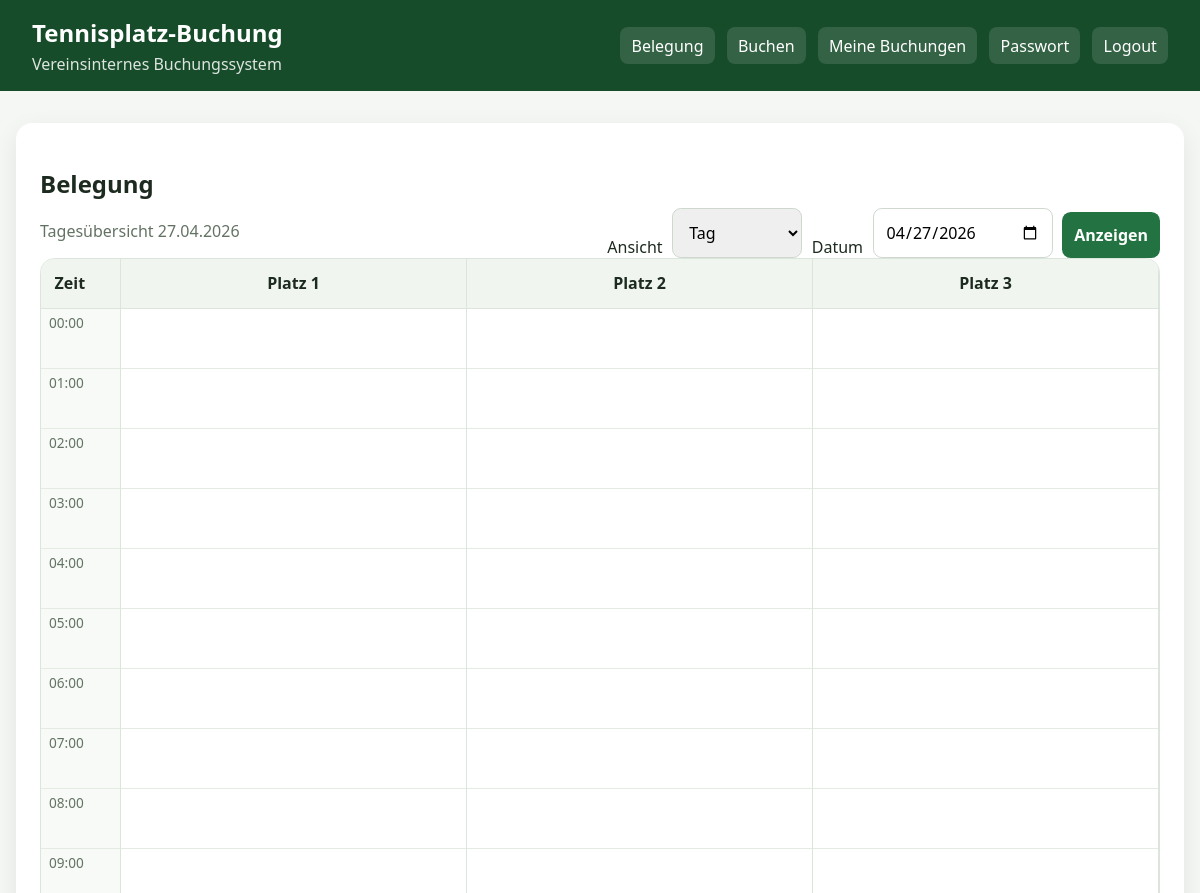
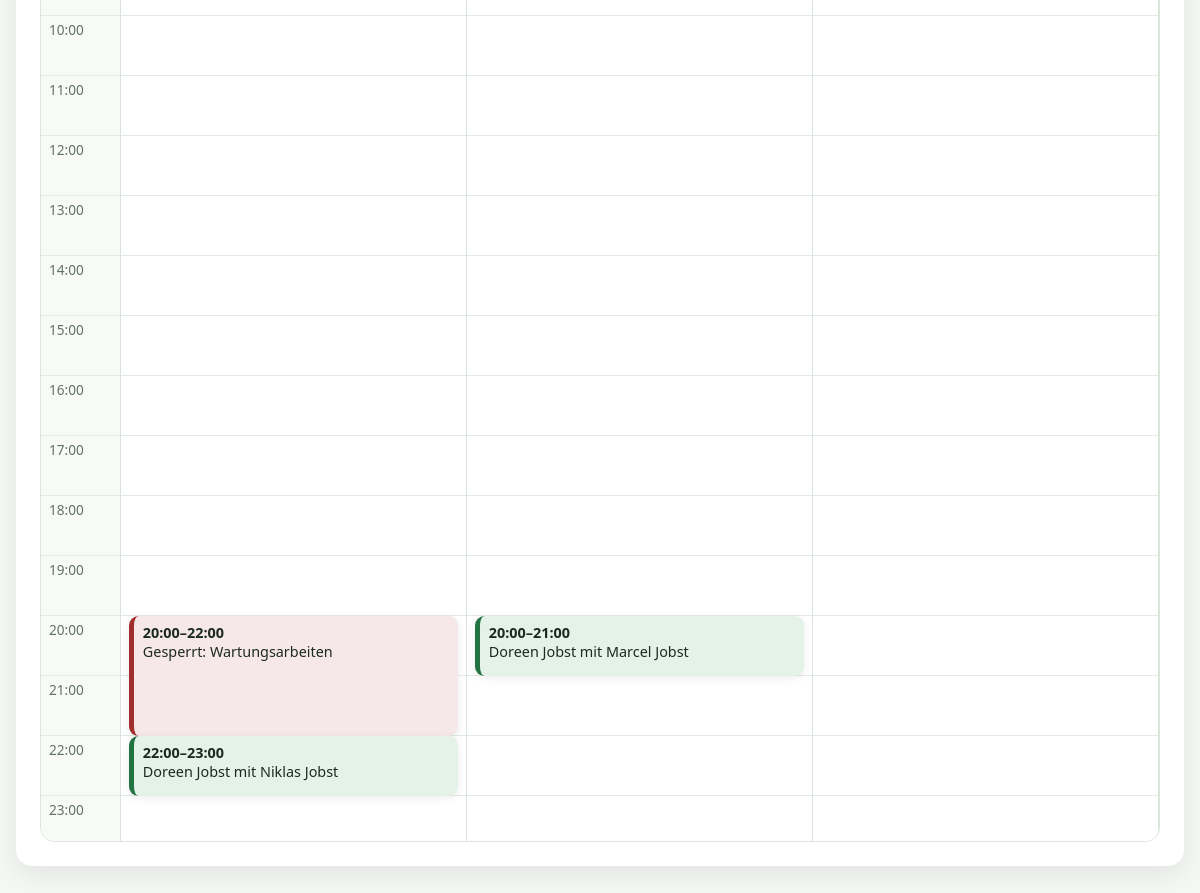
/belegung (signed in), run on the app's committed database (2 pictures, top to bottom).
### app.py (models this page shows, shortened)
class CourtBlock(db.Model):
    id = db.Column(db.Integer, primary_key=True)
    court = db.Column(db.Integer, nullable=False)
    start = db.Column(db.DateTime, nullable=False)
    end = db.Column(db.DateTime, nullable=False)
    reason = db.Column(db.String(240), nullable=False)
    created_at = db.Column(db.DateTime, default=datetime.utcnow)

class Booking(db.Model):
    id = db.Column(db.Integer, primary_key=True)
    court = db.Column(db.Integer, nullable=False)
    start = db.Column(db.DateTime, nullable=False)
    end = db.Column(db.DateTime, nullable=False)
    note = db.Column(db.String(240), nullable=True)
    created_at = db.Column(db.DateTime, default=datetime.utcnow)
    user_id = db.Column(db.Integer, db.ForeignKey("user.id"), nullable=False)
    partner_id = db.Column(db.Integer, db.ForeignKey("user.id"), nullable=False)

class User(db.Model):
    id = db.Column(db.Integer, primary_key=True)
    name = db.Column(db.String(120), nullable=False)
    email = db.Column(db.String(160), unique=True, nullable=False)
    password_hash = db.Column(db.String(255), nullable=False)
    is_admin = db.Column(db.Boolean, default=False)
    is_approved = db.Column(db.Boolean, default=False)
    is_active = db.Column(db.Boolean, default=True)
    must_change_password = db.Column(db.Boolean, default=True)
    temporary_password = db.Column(db.String(80), nullable=True)
    created_at = db.Column(db.DateTime, default=datetime.utcnow)
    bookings_made = db.relationship("Booking", foreign_keys="Booking.user_id", backref="user", lazy=True)
    partner_bookings = db.relationship("Booking", foreign_keys="Booking.partner_id", backref="partner", lazy=True)

### app.py (the view, shortened to what this page needs)
@app.route("/belegung")
@login_required
@password_change_checked
def belegung():
    view = request.args.get("view", "day")
    selected_date_str = request.args.get("date", date.today().isoformat())
    try:
        selected_date = date.fromisoformat(selected_date_str)
    except ValueError:
        selected_date = date.today()
    day_start = datetime.combine(selected_date, time(0, 0))
    day_end = day_start + timedelta(days=1)
    bookings, blocks = query_items(day_start, day_end)
    return render_template("belegung.html", view="day", selected_date=selected_date, bookings=bookings, blocks=blocks, hours=list(range(24)))

### app.py (called while the page is built)
def setting_int(key: str) -> int:
    setting = db.session.get(Setting, key)
    return int(setting.value) if setting else int(DEFAULT_SETTINGS[key])

def current_user():
    uid = session.get("user_id")
    return db.session.get(User, uid) if uid else None

@app.context_processor
def inject_user():
    try:
        settings = {k: setting_int(k) for k in DEFAULT_SETTINGS}
    except Exception:
        settings = {k: int(v) for k, v in DEFAULT_SETTINGS.items()}
    return {"current_user": current_user(), "courts": COURTS, "settings": settings}

def login_required(view):
    @wraps(view)
    def wrapped(*args, **kwargs):
        if not current_user():
            flash("Bitte melde dich zuerst an.", "warning")
            return redirect(url_for("login"))
        return view(*args, **kwargs)
    return wrapped

def password_change_checked(view):
    @wraps(view)
    def wrapped(*args, **kwargs):
        user = current_user()
        if user and user.must_change_password and request.endpoint != "change_password":
            flash("Bitte ändere zuerst dein Einmalpasswort.", "warning")
            return redirect(url_for("change_password"))
        return view(*args, **kwargs)
    return wrapped

def query_items(start_dt: datetime, end_dt: datetime):
    bookings = Booking.query.filter(Booking.start < end_dt, Booking.end > start_dt).order_by(Booking.court, Booking.start).all()
    blocks = CourtBlock.query.filter(CourtBlock.start < end_dt, CourtBlock.end > start_dt).order_by(CourtBlock.court, CourtBlock.start).all()
    return bookings, blocks

### templates/belegung.html (shortened to what this page needs)
{% extends "base.html" %}
{% block content %}
<section class="card">
    <div class="calendar-header-row">
        <div>
            <h2>Belegung</h2>
            {% if view == "day" %}
                <p class="muted">Tagesübersicht {{ selected_date.strftime("%d.%m.%Y") }}</p>
            {% elif view == "week" %}
                <p class="muted">Wochenübersicht ab {{ days[0].strftime("%d.%m.%Y") }}</p>
            {% else %}
                <p class="muted">Monatsübersicht {{ first_day.strftime("%m.%Y") }}</p>
            {% endif %}
        </div>
        <form method="get" action="{{ url_for('belegung') }}" class="date-form">
            <label for="view">Ansicht</label>
            <select id="view" name="view">
                <option value="day" {% if view == "day" %}selected{% endif %}>Tag</option>
            </select>
            <label for="date">Datum</label>
            <input type="date" id="date" name="date" value="{{ selected_date.isoformat() }}">
            <button type="submit">Anzeigen</button>
        </form>
    </div>
    {% if view == "day" %}
        <div class="calendar-shell">
            <div class="calendar-grid calendar-grid-header">
                <div class="time-header">Zeit</div>
                {% for court in courts %}<div class="court-header">Platz {{ court }}</div>{% endfor %}
            </div>
            <div class="calendar-scroll">
                <div class="calendar-grid calendar-grid-body">
                    <div class="time-column">
                        {% for hour in hours %}<div class="time-slot">{{ "%02d:00"|format(hour) }}</div>{% endfor %}
                    </div>
                    {% for court in courts %}
                        <div class="court-day">
                            {% for hour in hours %}<div class="hour-line"></div>{% endfor %}
                            {% set court_blocks = blocks | selectattr("court", "equalto", court) | list %}
                            {% for block in court_blocks %}
                                {% set start_minutes = block.start.hour * 60 + block.start.minute %}
                                {% set end_minutes = block.end.hour * 60 + block.end.minute %}
                                <div class="calendar-event blocked" style="top: {{ start_minutes }}px; height: {{ end_minutes - start_minutes }}px;">
                                    <strong>{{ block.start.strftime("%H:%M") }}–{{ block.end.strftime("%H:%M") }}</strong>
                                    <span>Gesperrt: {{ block.reason }}</span>
                                </div>
                            {% endfor %}
                            {% set court_bookings = bookings | selectattr("court", "equalto", court) | list %}
                            {% for booking in court_bookings %}
                                {% set start_minutes = booking.start.hour * 60 + booking.start.minute %}
                                {% set end_minutes = booking.end.hour * 60 + booking.end.minute %}
                                <div class="calendar-event" style="top: {{ start_minutes }}px; height: {{ end_minutes - start_minutes }}px;">
                                    <strong>{{ booking.start.strftime("%H:%M") }}–{{ booking.end.strftime("%H:%M") }}</strong>
                                    <span>{{ booking.user.name }} mit {{ booking.partner.name }}</span>
                                </div>
                            {% endfor %}
                        </div>
                    {% endfor %}
                </div>
            </div>
        </div>
    {% endif %}
</section>
{% endblock %}

### templates/base.html (shortened to what this page needs)
<!doctype html>
<html lang="de">
<head>
    <link rel="stylesheet" href="{{ url_for('static', filename='style.css') }}">
</head>
<body>
<header class="site-header">
    <div class="brand">
        <div>
            <h1>Tennisplatz-Buchung</h1>
            <p>Vereinsinternes Buchungssystem</p>
        </div>
    </div>
    <nav>
        {% if current_user %}
            <a href="{{ url_for('belegung') }}">Belegung</a>
            {% if current_user.is_approved or current_user.is_admin %}
                <a href="{{ url_for('book') }}">Buchen</a>
            {% endif %}
            <a href="{{ url_for('my_bookings') }}">Meine Buchungen</a>
            <a href="{{ url_for('change_password') }}">Passwort</a>
            <a href="{{ url_for('logout') }}">Logout</a>
        {% else %}
            <a href="{{ url_for('login') }}">Login</a>
            <a href="{{ url_for('register') }}">Registrieren</a>
        {% endif %}
    </nav>
</header>
<main class="container wide-container">
    {% block content %}{% endblock %}
</main>
</body>
</html>

### static/style.css (style rules this page uses)
* { box-sizing:border-box }
body { margin:0;font-family:system-ui,-apple-system,BlinkMacSystemFont,"Segoe UI",sans-serif;background:#f4f7f3;color:#1d2a1f }
.site-header { background:#174c2a;color:white;padding:1rem 2rem;display:flex;align-items:center;justify-content:space-between;gap:1rem;flex-wrap:wrap }
.brand { display:flex;align-items:center;gap:1rem }
.site-header h1 { margin:0;font-size:1.5rem }
.site-header p { margin:.25rem 0 0;opacity:.85 }
nav { display:flex;gap:.75rem;flex-wrap:wrap }
nav a { color:white;text-decoration:none;padding:.45rem .7rem;border-radius:.5rem;background:rgba(255,255,255,.12) }
a { color:#174c2a }
.container { max-width:1200px;margin:2rem auto;padding:0 1rem }
.wide-container { max-width:1400px }
.card { background:white;border-radius:1rem;padding:1.5rem;box-shadow:0 8px 25px rgba(0,0,0,.08);margin-bottom:1.25rem }
input,select,button,textarea { font:inherit;padding:.75rem;border-radius:.55rem;border:1px solid #cfd8cf }
button { border:none;background:#237242;color:white;cursor:pointer;font-weight:700 }
.muted { color:#647264 }
.calendar-header-row { display:flex;justify-content:space-between;gap:1rem;align-items:flex-end;flex-wrap:wrap }
.date-form { display:grid;grid-template-columns:auto 130px auto 180px auto;gap:.6rem;align-items:end }
.calendar-shell { border:1px solid #dce5dc;border-radius:.9rem;overflow:hidden;background:#fbfdfb }
.calendar-grid { display:grid;grid-template-columns:80px repeat(3,minmax(220px,1fr)) }
.calendar-grid-header { position:sticky;top:0;z-index:3;background:#f0f5f0;border-bottom:1px solid #dce5dc }
.time-header,.court-header { padding:.85rem;font-weight:800;border-right:1px solid #dce5dc }
.court-header { text-align:center }
.calendar-scroll { height:70vh;overflow-y:auto;overflow-x:auto }
.calendar-grid-body { min-width:780px }
.time-column { position:relative;background:#f7faf7;border-right:1px solid #dce5dc }
.time-slot { height:60px;padding:.25rem .5rem;font-size:.85rem;color:#647264;border-bottom:1px solid #e3ebe3 }
.court-day { position:relative;height:1440px;border-right:1px solid #dce5dc;background:white }
.hour-line { height:60px;border-bottom:1px solid #e3ebe3 }
.calendar-event { position:absolute;left:8px;right:8px;border-left:5px solid #237242;background:#e4f2e7;border-radius:.6rem;padding:.45rem .55rem;overflow:hidden;box-shadow:0 2px 8px rgba(0,0,0,.08);font-size:.9rem }
.calendar-event.blocked { background:#f6e8e8;border-left-color:#a12d2d }
.calendar-event strong,.calendar-event span,.calendar-event small { display:block }

### data on the page
CourtBlock: court 1 (drawn), {{ end_minutes - start_minutes }} 120 (drawn), start "20:00", end "22:00", reason "Wartungsarbeiten"
Booking: {{ end_minutes - start_minutes }} 60 (drawn), start "22:00", end "23:00", user.name "Doreen Jobst", partner.name "Niklas Jobst"
Booking: {{ end_minutes - start_minutes }} 60 (drawn), start "20:00", end "21:00", user.name "Doreen Jobst", partner.name "Marcel Jobst"

### other printed values
{{ selected_date.strftime("%d.%m.%Y") }} "27.04.2026"
{{ court }} "1" "2" "3"
{{ "%02d:00"|format(hour) }} "00:00" "01:00" "02:00" "03:00" "04:00" "05:00" "06:00" "07:00" "08:00" "09:00" "10:00" "11:00" "12:00" "13:00" "14:00" "15:00" "16:00" "17:00" "18:00" "19:00" "20:00" "21:00" "22:00" "23:00"
